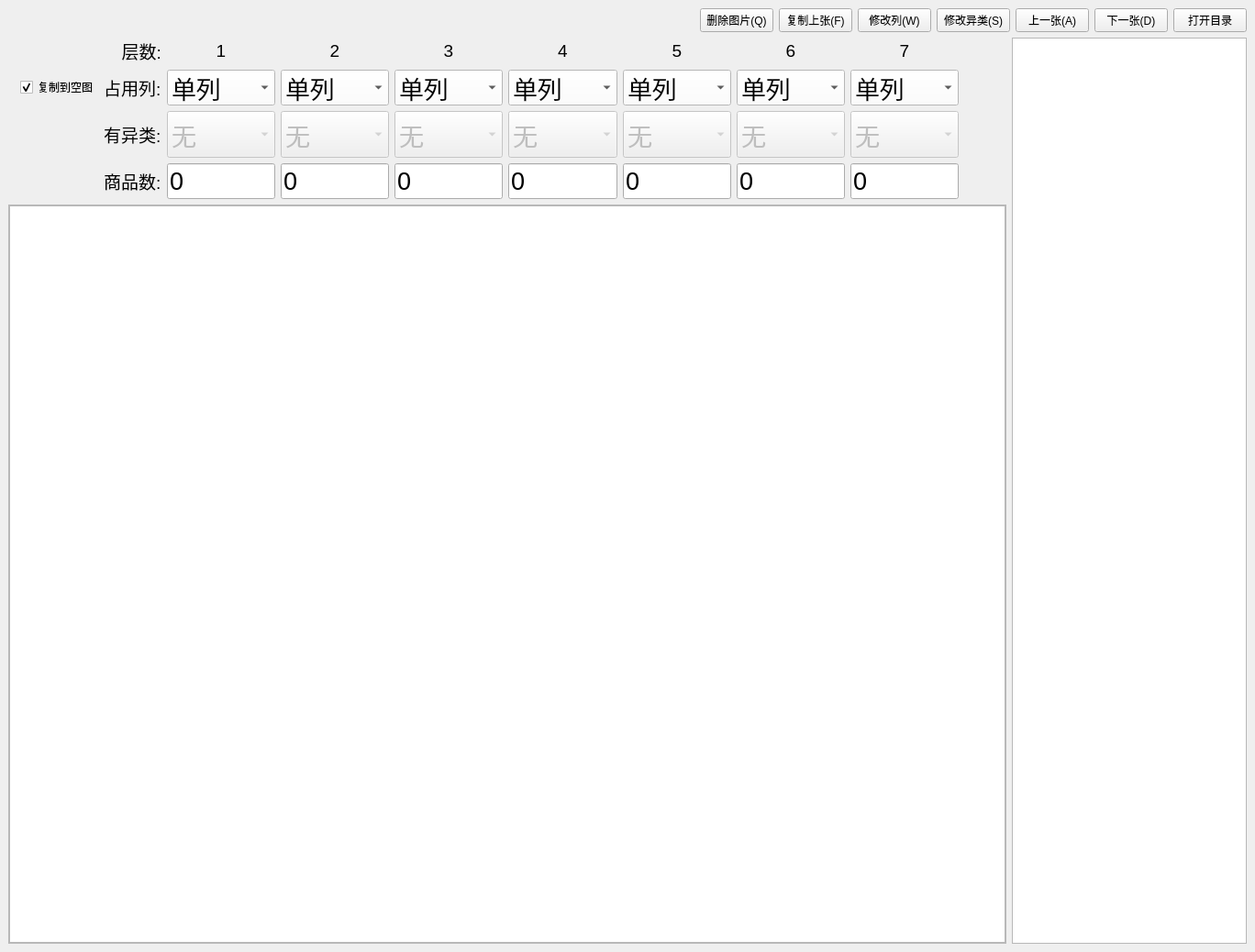
<?xml version="1.0" encoding="UTF-8"?>
<ui version="4.0">
 <class>MainWindow</class>
 <widget class="QMainWindow" name="MainWindow">
  <property name="geometry">
   <rect>
    <x>0</x>
    <y>0</y>
    <width>1368</width>
    <height>1038</height>
   </rect>
  </property>
  <property name="sizePolicy">
   <sizepolicy hsizetype="Minimum" vsizetype="Fixed">
    <horstretch>0</horstretch>
    <verstretch>0</verstretch>
   </sizepolicy>
  </property>
  <property name="minimumSize">
   <size>
    <width>1368</width>
    <height>1038</height>
   </size>
  </property>
  <property name="maximumSize">
   <size>
    <width>1368</width>
    <height>1038</height>
   </size>
  </property>
  <property name="windowTitle">
   <string>数数标注工具</string>
  </property>
  <property name="layoutDirection">
   <enum>Qt::LeftToRight</enum>
  </property>
  <property name="autoFillBackground">
   <bool>false</bool>
  </property>
  <widget class="QWidget" name="centralwidget">
   <layout class="QGridLayout" name="gridLayout">
    <item row="0" column="0">
     <layout class="QVBoxLayout" name="verticalLayout">
      <property name="sizeConstraint">
       <enum>QLayout::SetDefaultConstraint</enum>
      </property>
      <item>
       <layout class="QHBoxLayout" name="horizontalLayout">
        <item>
         <spacer name="horizontalSpacer">
          <property name="orientation">
           <enum>Qt::Horizontal</enum>
          </property>
          <property name="sizeHint" stdset="0">
           <size>
            <width>40</width>
            <height>20</height>
           </size>
          </property>
         </spacer>
        </item>
        <item>
         <widget class="QPushButton" name="pushButton_Delete">
          <property name="text">
           <string>删除图片(Q)</string>
          </property>
          <property name="shortcut">
           <string>Q</string>
          </property>
         </widget>
        </item>
        <item>
         <widget class="QPushButton" name="pushButton_Row_copy">
          <property name="text">
           <string>复制上张(F)</string>
          </property>
          <property name="shortcut">
           <string>F</string>
          </property>
         </widget>
        </item>
        <item>
         <widget class="QPushButton" name="pushButton_Row">
          <property name="text">
           <string>修改列(W)</string>
          </property>
          <property name="shortcut">
           <string>W</string>
          </property>
         </widget>
        </item>
        <item>
         <widget class="QPushButton" name="pushButton_Yilei">
          <property name="text">
           <string>修改异类(S)</string>
          </property>
          <property name="shortcut">
           <string>S</string>
          </property>
         </widget>
        </item>
        <item>
         <widget class="QPushButton" name="pushButton_Perv">
          <property name="text">
           <string>上一张(A)</string>
          </property>
          <property name="shortcut">
           <string>A</string>
          </property>
         </widget>
        </item>
        <item>
         <widget class="QPushButton" name="pushButton_Next">
          <property name="text">
           <string>下一张(D)</string>
          </property>
          <property name="shortcut">
           <string>D</string>
          </property>
         </widget>
        </item>
        <item>
         <widget class="QPushButton" name="pushButton_open">
          <property name="sizePolicy">
           <sizepolicy hsizetype="Fixed" vsizetype="Fixed">
            <horstretch>0</horstretch>
            <verstretch>0</verstretch>
           </sizepolicy>
          </property>
          <property name="text">
           <string>打开目录</string>
          </property>
         </widget>
        </item>
       </layout>
      </item>
     </layout>
    </item>
    <item row="1" column="0">
     <layout class="QHBoxLayout" name="horizontalLayout_2">
      <item>
       <layout class="QVBoxLayout" name="verticalLayout_2">
        <item>
         <layout class="QGridLayout" name="gridLayout_2">
          <item row="0" column="5">
           <widget class="QLabel" name="label_13">
            <property name="font">
             <font>
              <family>Arial</family>
              <pointsize>14</pointsize>
             </font>
            </property>
            <property name="text">
             <string>3</string>
            </property>
            <property name="alignment">
             <set>Qt::AlignCenter</set>
            </property>
           </widget>
          </item>
          <item row="0" column="0">
           <widget class="QLabel" name="label_5">
            <property name="text">
             <string/>
            </property>
           </widget>
          </item>
          <item row="0" column="1">
           <widget class="QLabel" name="label_7">
            <property name="text">
             <string/>
            </property>
           </widget>
          </item>
          <item row="0" column="2">
           <widget class="QLabel" name="label_2">
            <property name="font">
             <font>
              <family>Arial</family>
              <pointsize>14</pointsize>
             </font>
            </property>
            <property name="layoutDirection">
             <enum>Qt::LeftToRight</enum>
            </property>
            <property name="text">
             <string>层数:</string>
            </property>
            <property name="alignment">
             <set>Qt::AlignRight|Qt::AlignTrailing|Qt::AlignVCenter</set>
            </property>
           </widget>
          </item>
          <item row="0" column="3">
           <widget class="QLabel" name="label_6">
            <property name="sizeIncrement">
             <size>
              <width>2</width>
              <height>2</height>
             </size>
            </property>
            <property name="baseSize">
             <size>
              <width>3</width>
              <height>3</height>
             </size>
            </property>
            <property name="font">
             <font>
              <family>Arial</family>
              <pointsize>14</pointsize>
             </font>
            </property>
            <property name="text">
             <string>1</string>
            </property>
            <property name="alignment">
             <set>Qt::AlignCenter</set>
            </property>
           </widget>
          </item>
          <item row="0" column="4">
           <widget class="QLabel" name="label_12">
            <property name="font">
             <font>
              <family>Arial</family>
              <pointsize>14</pointsize>
             </font>
            </property>
            <property name="text">
             <string>2</string>
            </property>
            <property name="alignment">
             <set>Qt::AlignCenter</set>
            </property>
           </widget>
          </item>
          <item row="0" column="6">
           <widget class="QLabel" name="label_14">
            <property name="font">
             <font>
              <family>Arial</family>
              <pointsize>14</pointsize>
             </font>
            </property>
            <property name="text">
             <string>4</string>
            </property>
            <property name="alignment">
             <set>Qt::AlignCenter</set>
            </property>
           </widget>
          </item>
          <item row="0" column="7">
           <widget class="QLabel" name="label_15">
            <property name="font">
             <font>
              <family>Arial</family>
              <pointsize>14</pointsize>
             </font>
            </property>
            <property name="text">
             <string>5</string>
            </property>
            <property name="alignment">
             <set>Qt::AlignCenter</set>
            </property>
           </widget>
          </item>
          <item row="0" column="9">
           <widget class="QLabel" name="label_17">
            <property name="font">
             <font>
              <family>Arial</family>
              <pointsize>14</pointsize>
             </font>
            </property>
            <property name="text">
             <string>7</string>
            </property>
            <property name="alignment">
             <set>Qt::AlignCenter</set>
            </property>
           </widget>
          </item>
          <item row="0" column="8">
           <widget class="QLabel" name="label_16">
            <property name="font">
             <font>
              <family>Arial</family>
              <pointsize>14</pointsize>
             </font>
            </property>
            <property name="text">
             <string>6</string>
            </property>
            <property name="alignment">
             <set>Qt::AlignCenter</set>
            </property>
           </widget>
          </item>
          <item row="0" column="11">
           <widget class="QLabel" name="label_9">
            <property name="text">
             <string/>
            </property>
           </widget>
          </item>
          <item row="0" column="12">
           <widget class="QLabel" name="label_10">
            <property name="text">
             <string/>
            </property>
           </widget>
          </item>
          <item row="0" column="13">
           <widget class="QLabel" name="label_11">
            <property name="text">
             <string/>
            </property>
           </widget>
          </item>
          <item row="1" column="1">
           <widget class="QCheckBox" name="checkBox">
            <property name="text">
             <string>复制到空图</string>
            </property>
            <property name="checked">
             <bool>true</bool>
            </property>
           </widget>
          </item>
          <item row="0" column="10">
           <widget class="QLabel" name="label_8">
            <property name="text">
             <string/>
            </property>
           </widget>
          </item>
          <item row="1" column="2">
           <widget class="QLabel" name="label_4">
            <property name="font">
             <font>
              <pointsize>14</pointsize>
             </font>
            </property>
            <property name="text">
             <string>占用列:</string>
            </property>
           </widget>
          </item>
          <item row="1" column="5">
           <widget class="QComboBox" name="comboBox_23">
            <property name="font">
             <font>
              <pointsize>20</pointsize>
             </font>
            </property>
            <property name="styleSheet">
             <string notr="true">background-color: rgb(255, 255, 255);</string>
            </property>
            <property name="editable">
             <bool>false</bool>
            </property>
            <item>
             <property name="text">
              <string>单列</string>
             </property>
            </item>
            <item>
             <property name="text">
              <string>多列左</string>
             </property>
            </item>
            <item>
             <property name="text">
              <string>多列中</string>
             </property>
            </item>
            <item>
             <property name="text">
              <string>多列右</string>
             </property>
            </item>
           </widget>
          </item>
          <item row="1" column="6">
           <widget class="QComboBox" name="comboBox_24">
            <property name="font">
             <font>
              <pointsize>20</pointsize>
             </font>
            </property>
            <property name="styleSheet">
             <string notr="true">background-color: rgb(255, 255, 255);</string>
            </property>
            <property name="editable">
             <bool>false</bool>
            </property>
            <item>
             <property name="text">
              <string>单列</string>
             </property>
            </item>
            <item>
             <property name="text">
              <string>多列左</string>
             </property>
            </item>
            <item>
             <property name="text">
              <string>多列中</string>
             </property>
            </item>
            <item>
             <property name="text">
              <string>多列右</string>
             </property>
            </item>
           </widget>
          </item>
          <item row="1" column="4">
           <widget class="QComboBox" name="comboBox_22">
            <property name="font">
             <font>
              <pointsize>20</pointsize>
             </font>
            </property>
            <property name="styleSheet">
             <string notr="true">background-color: rgb(255, 255, 255);</string>
            </property>
            <property name="editable">
             <bool>false</bool>
            </property>
            <item>
             <property name="text">
              <string>单列</string>
             </property>
            </item>
            <item>
             <property name="text">
              <string>多列左</string>
             </property>
            </item>
            <item>
             <property name="text">
              <string>多列中</string>
             </property>
            </item>
            <item>
             <property name="text">
              <string>多列右</string>
             </property>
            </item>
           </widget>
          </item>
          <item row="1" column="3">
           <widget class="QComboBox" name="comboBox_21">
            <property name="font">
             <font>
              <pointsize>20</pointsize>
             </font>
            </property>
            <property name="autoFillBackground">
             <bool>false</bool>
            </property>
            <property name="styleSheet">
             <string notr="true">background-color: rgb(255, 255, 255);</string>
            </property>
            <property name="editable">
             <bool>false</bool>
            </property>
            <property name="duplicatesEnabled">
             <bool>false</bool>
            </property>
            <item>
             <property name="text">
              <string>单列</string>
             </property>
            </item>
            <item>
             <property name="text">
              <string>多列左</string>
             </property>
            </item>
            <item>
             <property name="text">
              <string>多列中</string>
             </property>
            </item>
            <item>
             <property name="text">
              <string>多列右</string>
             </property>
            </item>
           </widget>
          </item>
          <item row="2" column="2">
           <widget class="QLabel" name="label">
            <property name="minimumSize">
             <size>
              <width>0</width>
              <height>51</height>
             </size>
            </property>
            <property name="maximumSize">
             <size>
              <width>16777215</width>
              <height>51</height>
             </size>
            </property>
            <property name="font">
             <font>
              <family>Arial</family>
              <pointsize>14</pointsize>
             </font>
            </property>
            <property name="styleSheet">
             <string notr="true">text-align:right;</string>
            </property>
            <property name="text">
             <string>有异类:</string>
            </property>
           </widget>
          </item>
          <item row="1" column="8">
           <widget class="QComboBox" name="comboBox_26">
            <property name="font">
             <font>
              <pointsize>20</pointsize>
             </font>
            </property>
            <property name="styleSheet">
             <string notr="true">background-color: rgb(255, 255, 255);</string>
            </property>
            <property name="editable">
             <bool>false</bool>
            </property>
            <item>
             <property name="text">
              <string>单列</string>
             </property>
            </item>
            <item>
             <property name="text">
              <string>多列左</string>
             </property>
            </item>
            <item>
             <property name="text">
              <string>多列中</string>
             </property>
            </item>
            <item>
             <property name="text">
              <string>多列右</string>
             </property>
            </item>
           </widget>
          </item>
          <item row="2" column="5">
           <widget class="QComboBox" name="comboBox_3">
            <property name="enabled">
             <bool>false</bool>
            </property>
            <property name="minimumSize">
             <size>
              <width>0</width>
              <height>51</height>
             </size>
            </property>
            <property name="maximumSize">
             <size>
              <width>16777215</width>
              <height>51</height>
             </size>
            </property>
            <property name="font">
             <font>
              <family>Arial</family>
              <pointsize>20</pointsize>
             </font>
            </property>
            <property name="styleSheet">
             <string notr="true">
background-color: rgb(240, 240, 240);</string>
            </property>
            <item>
             <property name="text">
              <string>无</string>
             </property>
            </item>
            <item>
             <property name="text">
              <string>有</string>
             </property>
            </item>
           </widget>
          </item>
          <item row="2" column="6">
           <widget class="QComboBox" name="comboBox_4">
            <property name="enabled">
             <bool>false</bool>
            </property>
            <property name="minimumSize">
             <size>
              <width>0</width>
              <height>51</height>
             </size>
            </property>
            <property name="maximumSize">
             <size>
              <width>16777215</width>
              <height>51</height>
             </size>
            </property>
            <property name="font">
             <font>
              <family>Arial</family>
              <pointsize>20</pointsize>
             </font>
            </property>
            <property name="styleSheet">
             <string notr="true">background-color: rgb(240, 240, 240);</string>
            </property>
            <item>
             <property name="text">
              <string>无</string>
             </property>
            </item>
            <item>
             <property name="text">
              <string>有</string>
             </property>
            </item>
           </widget>
          </item>
          <item row="2" column="7">
           <widget class="QComboBox" name="comboBox_5">
            <property name="enabled">
             <bool>false</bool>
            </property>
            <property name="minimumSize">
             <size>
              <width>0</width>
              <height>51</height>
             </size>
            </property>
            <property name="maximumSize">
             <size>
              <width>16777215</width>
              <height>51</height>
             </size>
            </property>
            <property name="font">
             <font>
              <family>Arial</family>
              <pointsize>20</pointsize>
             </font>
            </property>
            <property name="styleSheet">
             <string notr="true">background-color: rgb(240, 240, 240);</string>
            </property>
            <item>
             <property name="text">
              <string>无</string>
             </property>
            </item>
            <item>
             <property name="text">
              <string>有</string>
             </property>
            </item>
           </widget>
          </item>
          <item row="1" column="9">
           <widget class="QComboBox" name="comboBox_27">
            <property name="font">
             <font>
              <pointsize>20</pointsize>
             </font>
            </property>
            <property name="styleSheet">
             <string notr="true">background-color: rgb(255, 255, 255);</string>
            </property>
            <property name="editable">
             <bool>false</bool>
            </property>
            <item>
             <property name="text">
              <string>单列</string>
             </property>
            </item>
            <item>
             <property name="text">
              <string>多列左</string>
             </property>
            </item>
            <item>
             <property name="text">
              <string>多列中</string>
             </property>
            </item>
            <item>
             <property name="text">
              <string>多列右</string>
             </property>
            </item>
           </widget>
          </item>
          <item row="1" column="7">
           <widget class="QComboBox" name="comboBox_25">
            <property name="font">
             <font>
              <pointsize>20</pointsize>
             </font>
            </property>
            <property name="styleSheet">
             <string notr="true">background-color: rgb(255, 255, 255);</string>
            </property>
            <property name="editable">
             <bool>false</bool>
            </property>
            <item>
             <property name="text">
              <string>单列</string>
             </property>
            </item>
            <item>
             <property name="text">
              <string>多列左</string>
             </property>
            </item>
            <item>
             <property name="text">
              <string>多列中</string>
             </property>
            </item>
            <item>
             <property name="text">
              <string>多列右</string>
             </property>
            </item>
           </widget>
          </item>
          <item row="2" column="3">
           <widget class="QComboBox" name="comboBox_1">
            <property name="enabled">
             <bool>false</bool>
            </property>
            <property name="minimumSize">
             <size>
              <width>0</width>
              <height>51</height>
             </size>
            </property>
            <property name="maximumSize">
             <size>
              <width>16777215</width>
              <height>51</height>
             </size>
            </property>
            <property name="font">
             <font>
              <family>Arial</family>
              <pointsize>20</pointsize>
             </font>
            </property>
            <property name="styleSheet">
             <string notr="true">background-color: rgb(240, 240, 240);</string>
            </property>
            <item>
             <property name="text">
              <string>无</string>
             </property>
            </item>
            <item>
             <property name="text">
              <string>有</string>
             </property>
            </item>
           </widget>
          </item>
          <item row="2" column="4">
           <widget class="QComboBox" name="comboBox_2">
            <property name="enabled">
             <bool>false</bool>
            </property>
            <property name="minimumSize">
             <size>
              <width>0</width>
              <height>51</height>
             </size>
            </property>
            <property name="maximumSize">
             <size>
              <width>16777215</width>
              <height>51</height>
             </size>
            </property>
            <property name="font">
             <font>
              <family>Arial</family>
              <pointsize>20</pointsize>
             </font>
            </property>
            <property name="styleSheet">
             <string notr="true">
background-color: rgb(240, 240, 240);</string>
            </property>
            <item>
             <property name="text">
              <string>无</string>
             </property>
            </item>
            <item>
             <property name="text">
              <string>有</string>
             </property>
            </item>
           </widget>
          </item>
          <item row="3" column="4">
           <widget class="QLineEdit" name="lineEdit_2">
            <property name="font">
             <font>
              <family>Arial</family>
              <pointsize>20</pointsize>
             </font>
            </property>
            <property name="text">
             <string>0</string>
            </property>
           </widget>
          </item>
          <item row="3" column="8">
           <widget class="QLineEdit" name="lineEdit_6">
            <property name="font">
             <font>
              <family>Arial</family>
              <pointsize>20</pointsize>
             </font>
            </property>
            <property name="text">
             <string>0</string>
            </property>
           </widget>
          </item>
          <item row="3" column="3">
           <widget class="QLineEdit" name="lineEdit_1">
            <property name="font">
             <font>
              <family>Arial</family>
              <pointsize>20</pointsize>
             </font>
            </property>
            <property name="text">
             <string>0</string>
            </property>
           </widget>
          </item>
          <item row="3" column="9">
           <widget class="QLineEdit" name="lineEdit_7">
            <property name="font">
             <font>
              <family>Arial</family>
              <pointsize>20</pointsize>
             </font>
            </property>
            <property name="text">
             <string>0</string>
            </property>
           </widget>
          </item>
          <item row="2" column="8">
           <widget class="QComboBox" name="comboBox_6">
            <property name="enabled">
             <bool>false</bool>
            </property>
            <property name="minimumSize">
             <size>
              <width>0</width>
              <height>51</height>
             </size>
            </property>
            <property name="maximumSize">
             <size>
              <width>16777215</width>
              <height>51</height>
             </size>
            </property>
            <property name="font">
             <font>
              <family>Arial</family>
              <pointsize>20</pointsize>
             </font>
            </property>
            <property name="styleSheet">
             <string notr="true">background-color: rgb(240, 240, 240);</string>
            </property>
            <item>
             <property name="text">
              <string>无</string>
             </property>
            </item>
            <item>
             <property name="text">
              <string>有</string>
             </property>
            </item>
           </widget>
          </item>
          <item row="3" column="6">
           <widget class="QLineEdit" name="lineEdit_4">
            <property name="font">
             <font>
              <family>Arial</family>
              <pointsize>20</pointsize>
             </font>
            </property>
            <property name="text">
             <string>0</string>
            </property>
           </widget>
          </item>
          <item row="3" column="7">
           <widget class="QLineEdit" name="lineEdit_5">
            <property name="font">
             <font>
              <family>Arial</family>
              <pointsize>20</pointsize>
             </font>
            </property>
            <property name="text">
             <string>0</string>
            </property>
           </widget>
          </item>
          <item row="2" column="9">
           <widget class="QComboBox" name="comboBox_7">
            <property name="enabled">
             <bool>false</bool>
            </property>
            <property name="minimumSize">
             <size>
              <width>0</width>
              <height>51</height>
             </size>
            </property>
            <property name="maximumSize">
             <size>
              <width>16777215</width>
              <height>51</height>
             </size>
            </property>
            <property name="font">
             <font>
              <family>Arial</family>
              <pointsize>20</pointsize>
             </font>
            </property>
            <property name="styleSheet">
             <string notr="true">background-color: rgb(240, 240, 240);</string>
            </property>
            <property name="maxVisibleItems">
             <number>0</number>
            </property>
            <item>
             <property name="text">
              <string>无</string>
             </property>
            </item>
            <item>
             <property name="text">
              <string>有</string>
             </property>
            </item>
           </widget>
          </item>
          <item row="3" column="5">
           <widget class="QLineEdit" name="lineEdit_3">
            <property name="font">
             <font>
              <family>Arial</family>
              <pointsize>20</pointsize>
             </font>
            </property>
            <property name="text">
             <string>0</string>
            </property>
           </widget>
          </item>
          <item row="3" column="2">
           <widget class="QLabel" name="label_3">
            <property name="font">
             <font>
              <family>Arial</family>
              <pointsize>14</pointsize>
             </font>
            </property>
            <property name="styleSheet">
             <string notr="true">text-align:right;</string>
            </property>
            <property name="text">
             <string>商品数:</string>
            </property>
           </widget>
          </item>
         </layout>
        </item>
        <item>
         <widget class="QScrollArea" name="scrollArea">
          <property name="sizePolicy">
           <sizepolicy hsizetype="Expanding" vsizetype="Expanding">
            <horstretch>0</horstretch>
            <verstretch>0</verstretch>
           </sizepolicy>
          </property>
          <property name="widgetResizable">
           <bool>true</bool>
          </property>
          <widget class="QWidget" name="scrollAreaWidgetContents">
           <property name="geometry">
            <rect>
             <x>0</x>
             <y>0</y>
             <width>1071</width>
             <height>743</height>
            </rect>
           </property>
           <layout class="QGridLayout" name="gridLayout_3">
            <property name="margin">
             <number>0</number>
            </property>
            <item row="0" column="0">
             <widget class="QGraphicsView" name="graphicsView">
              <property name="sizePolicy">
               <sizepolicy hsizetype="Expanding" vsizetype="Expanding">
                <horstretch>0</horstretch>
                <verstretch>0</verstretch>
               </sizepolicy>
              </property>
              <property name="sizeIncrement">
               <size>
                <width>3</width>
                <height>3</height>
               </size>
              </property>
              <property name="baseSize">
               <size>
                <width>3</width>
                <height>3</height>
               </size>
              </property>
              <property name="autoFillBackground">
               <bool>false</bool>
              </property>
              <property name="lineWidth">
               <number>1</number>
              </property>
              <property name="backgroundBrush">
               <brush brushstyle="NoBrush">
                <color alpha="255">
                 <red>0</red>
                 <green>0</green>
                 <blue>0</blue>
                </color>
               </brush>
              </property>
             </widget>
            </item>
           </layout>
          </widget>
         </widget>
        </item>
       </layout>
      </item>
      <item>
       <widget class="QListWidget" name="listWidget">
        <property name="sizePolicy">
         <sizepolicy hsizetype="Fixed" vsizetype="Expanding">
          <horstretch>0</horstretch>
          <verstretch>0</verstretch>
         </sizepolicy>
        </property>
       </widget>
      </item>
     </layout>
    </item>
   </layout>
  </widget>
 </widget>
 <tabstops>
  <tabstop>comboBox_21</tabstop>
  <tabstop>comboBox_22</tabstop>
  <tabstop>comboBox_23</tabstop>
  <tabstop>comboBox_24</tabstop>
  <tabstop>comboBox_25</tabstop>
  <tabstop>comboBox_26</tabstop>
  <tabstop>comboBox_27</tabstop>
  <tabstop>comboBox_1</tabstop>
  <tabstop>comboBox_2</tabstop>
  <tabstop>comboBox_3</tabstop>
  <tabstop>comboBox_4</tabstop>
  <tabstop>comboBox_5</tabstop>
  <tabstop>comboBox_6</tabstop>
  <tabstop>comboBox_7</tabstop>
  <tabstop>lineEdit_1</tabstop>
  <tabstop>lineEdit_2</tabstop>
  <tabstop>lineEdit_3</tabstop>
  <tabstop>lineEdit_4</tabstop>
  <tabstop>lineEdit_5</tabstop>
  <tabstop>lineEdit_6</tabstop>
  <tabstop>lineEdit_7</tabstop>
  <tabstop>pushButton_open</tabstop>
  <tabstop>listWidget</tabstop>
  <tabstop>graphicsView</tabstop>
  <tabstop>scrollArea</tabstop>
 </tabstops>
 <resources/>
 <connections/>
</ui>
